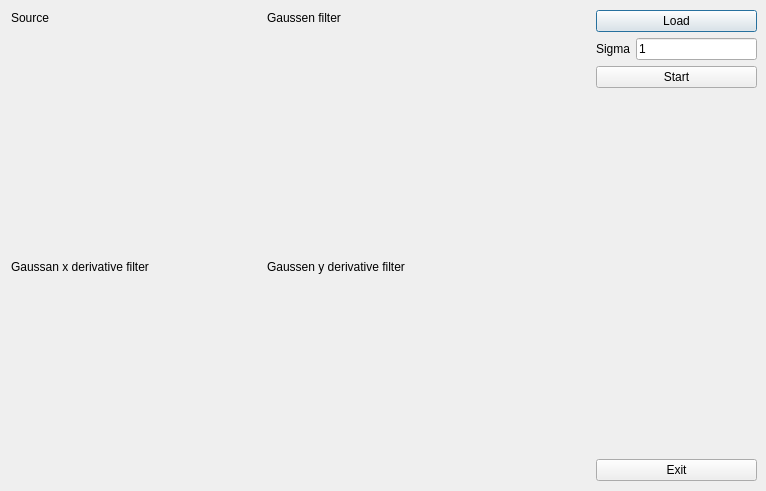
<?xml version="1.0" encoding="UTF-8"?>
<ui version="4.0">
 <class>Dialog</class>
 <widget class="QDialog" name="Dialog">
  <property name="geometry">
   <rect>
    <x>0</x>
    <y>0</y>
    <width>766</width>
    <height>491</height>
   </rect>
  </property>
  <property name="windowTitle">
   <string>Dialog</string>
  </property>
  <widget class="QWidget" name="">
   <property name="geometry">
    <rect>
     <x>11</x>
     <y>11</y>
     <width>571</width>
     <height>471</height>
    </rect>
   </property>
   <layout class="QVBoxLayout" name="verticalLayout_3">
    <item>
     <layout class="QHBoxLayout" name="horizontalLayout_5">
      <item>
       <widget class="QLabel" name="labelSource_2">
        <property name="maximumSize">
         <size>
          <width>250</width>
          <height>200</height>
         </size>
        </property>
        <property name="text">
         <string>Source</string>
        </property>
       </widget>
      </item>
      <item>
       <widget class="QLabel" name="label_10">
        <property name="text">
         <string>Gaussen filter</string>
        </property>
       </widget>
      </item>
     </layout>
    </item>
    <item>
     <layout class="QHBoxLayout" name="horizontalLayout_2">
      <item>
       <layout class="QVBoxLayout" name="verticalLayout_2">
        <item>
         <widget class="QLabel" name="labelSource">
          <property name="maximumSize">
           <size>
            <width>200</width>
            <height>200</height>
           </size>
          </property>
          <property name="text">
           <string/>
          </property>
         </widget>
        </item>
       </layout>
      </item>
      <item>
       <spacer name="verticalSpacer_2">
        <property name="orientation">
         <enum>Qt::Vertical</enum>
        </property>
        <property name="sizeHint" stdset="0">
         <size>
          <width>20</width>
          <height>40</height>
         </size>
        </property>
       </spacer>
      </item>
      <item>
       <layout class="QVBoxLayout" name="verticalLayout_4">
        <item>
         <widget class="QLabel" name="labelGauss">
          <property name="maximumSize">
           <size>
            <width>200</width>
            <height>200</height>
           </size>
          </property>
          <property name="text">
           <string/>
          </property>
         </widget>
        </item>
       </layout>
      </item>
     </layout>
    </item>
    <item>
     <spacer name="horizontalSpacer">
      <property name="orientation">
       <enum>Qt::Horizontal</enum>
      </property>
      <property name="sizeHint" stdset="0">
       <size>
        <width>40</width>
        <height>20</height>
       </size>
      </property>
     </spacer>
    </item>
    <item>
     <layout class="QHBoxLayout" name="horizontalLayout_6">
      <item>
       <widget class="QLabel" name="labelSource_3">
        <property name="maximumSize">
         <size>
          <width>250</width>
          <height>200</height>
         </size>
        </property>
        <property name="text">
         <string>Gaussan x derivative filter </string>
        </property>
       </widget>
      </item>
      <item>
       <widget class="QLabel" name="label_11">
        <property name="text">
         <string>Gaussen y derivative filter</string>
        </property>
       </widget>
      </item>
     </layout>
    </item>
    <item>
     <layout class="QHBoxLayout" name="horizontalLayout_3">
      <item>
       <layout class="QVBoxLayout" name="verticalLayout_6">
        <item>
         <widget class="QLabel" name="labelDerX">
          <property name="maximumSize">
           <size>
            <width>200</width>
            <height>200</height>
           </size>
          </property>
          <property name="text">
           <string/>
          </property>
         </widget>
        </item>
       </layout>
      </item>
      <item>
       <spacer name="verticalSpacer_3">
        <property name="orientation">
         <enum>Qt::Vertical</enum>
        </property>
        <property name="sizeHint" stdset="0">
         <size>
          <width>20</width>
          <height>40</height>
         </size>
        </property>
       </spacer>
      </item>
      <item>
       <layout class="QVBoxLayout" name="verticalLayout_5">
        <item>
         <widget class="QLabel" name="labelDerY">
          <property name="maximumSize">
           <size>
            <width>200</width>
            <height>200</height>
           </size>
          </property>
          <property name="text">
           <string/>
          </property>
         </widget>
        </item>
       </layout>
      </item>
     </layout>
    </item>
   </layout>
  </widget>
  <widget class="QWidget" name="">
   <property name="geometry">
    <rect>
     <x>596</x>
     <y>10</y>
     <width>161</width>
     <height>471</height>
    </rect>
   </property>
   <layout class="QVBoxLayout" name="verticalLayout_8">
    <item>
     <layout class="QVBoxLayout" name="verticalLayout">
      <item>
       <widget class="QPushButton" name="pushButtonLoad">
        <property name="text">
         <string>Load</string>
        </property>
       </widget>
      </item>
      <item>
       <layout class="QHBoxLayout" name="horizontalLayout">
        <item>
         <widget class="QLabel" name="label">
          <property name="text">
           <string>Sigma</string>
          </property>
         </widget>
        </item>
        <item>
         <widget class="QLineEdit" name="lineEditSigma">
          <property name="text">
           <string>1</string>
          </property>
         </widget>
        </item>
       </layout>
      </item>
      <item>
       <widget class="QPushButton" name="pushButtonStart">
        <property name="text">
         <string>Start</string>
        </property>
       </widget>
      </item>
     </layout>
    </item>
    <item>
     <spacer name="verticalSpacer">
      <property name="orientation">
       <enum>Qt::Vertical</enum>
      </property>
      <property name="sizeHint" stdset="0">
       <size>
        <width>20</width>
        <height>40</height>
       </size>
      </property>
     </spacer>
    </item>
    <item>
     <widget class="QPushButton" name="pushButtonExit">
      <property name="text">
       <string>Exit</string>
      </property>
     </widget>
    </item>
   </layout>
  </widget>
 </widget>
 <resources/>
 <connections/>
</ui>
